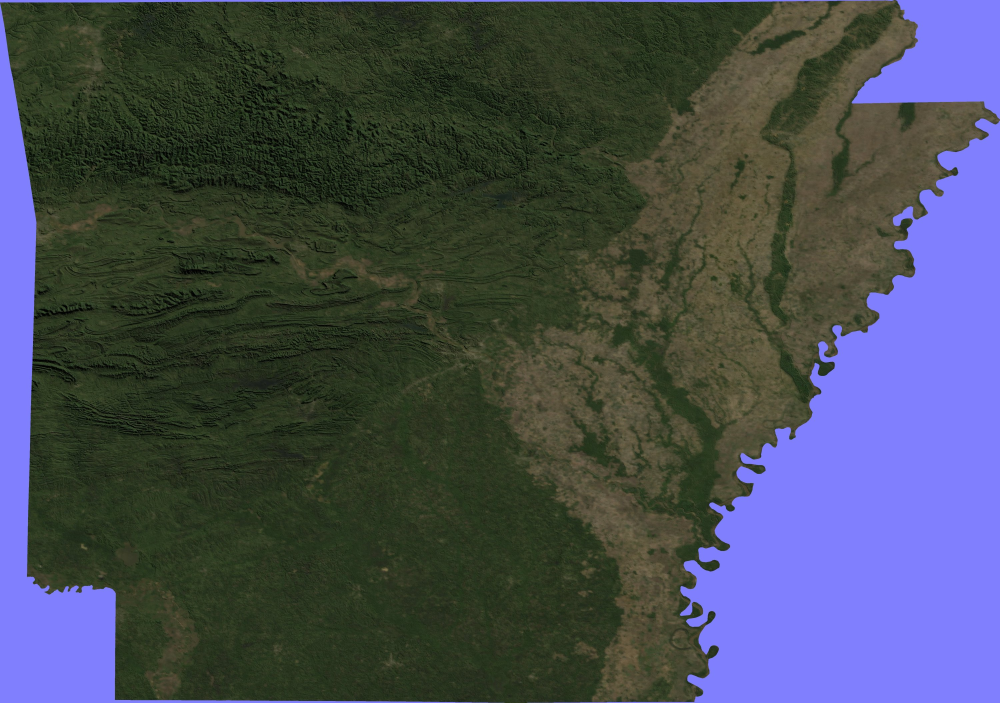
#> input picture computers-can-see2/Arkansas_Terrain_Map.jpg, 3000 x 2108 px (shown at 1/3 size)
$ python program.py
#> lines starting #> are read from the running program, lines starting #| are printed output that depends on the picture
import cv2
import numpy as np
import math
import random

DEBUG=True

def show(img,title="image",wait=True):
    d=max(img.shape[:2])
    if d>1000:
        step=int(math.ceil(d/1000))
        img=img[::step,::step]
    if not DEBUG:
        return
    if np.all(0<=img) and np.all(img<256):
        cv2.imshow(title,np.uint8(img))
    else:
        cv2.imshow(title,normalize(img))
    if wait:
        cv2.waitKey(0)
        cv2.destroyAllWindows()
    else:
        cv2.waitKey(1)

def normalize(img):
    img_copy=img*1.0
    img_copy-=np.min(img_copy)
    img_copy/=np.max(img_copy)
    img_copy*=255.9999
    return np.uint8(img_copy)

def flowDirt(img,cimg,x,y,maxV):
    if img[y,x]<=maxV:
        if cimg[y,x,2]<255:
            cimg[y,x,2]+=1
        img[y,x]+=1
        cimg[y,x,0]+=1
        cimg[y,x,1]+=1
        # show(cimg, wait=False)
        if y-1>0 and img[y-1,x]<img[y,x]-1:
            img[y,x]-=1
            cimg[y,x,0]-=1
            cimg[y,x,1]-=1
            flowDirt(img,cimg,x,y-1,maxV)
        elif x+1<399 and img[y,x+1]<img[y,x]-1:
            img[y,x]-=1
            cimg[y,x,0]-=1
            cimg[y,x,1]-=1
            flowDirt(img,cimg,x+1,y,maxV)
        elif y+1<399 and img[y+1,x]<img[y,x]-1:
            img[y,x]-=1
            cimg[y,x,0]-=1
            cimg[y,x,1]-=1
            flowDirt(img,cimg,x,y+1,maxV)
        elif x-1>0 and img[y,x-1]<img[y,x]-1:
            img[y,x]-=1
            cimg[y,x,0]-=1
            cimg[y,x,1]-=1
            flowDirt(img,cimg,x-1,y,maxV)
    elif y-1>0 and img[y-1,x]<img[y,x]-1:
        flowDirt(img,cimg,x,y-1,maxV)
    elif x+1<399 and img[y,x+1]<img[y,x]-1:
        flowDirt(img,cimg,x+1,y,maxV)
    elif y+1<399 and img[y+1,x]<img[y,x]-1:
        flowDirt(img,cimg,x,y+1,maxV)
    elif x-1>0 and img[y,x-1]<img[y,x]-1:
        flowDirt(img,cimg,x-1,y,maxV)

def placeDirt(img,cimg,needed):
    count=0
    while count<needed:
        rx=random.randrange(0,999)
        ry=random.randrange(0,999)

        if count%100000==0:
            print(str(needed-count))
            # show(img, wait=False)
        flowDirt(img,cimg,rx,ry,255)
        count+=1

    return img,cimg

def checkSpot(patch,x,y):
    value=patch[y,x]
    if value-1<=patch[y-1,x]<=value+1 and value-1<=patch[y+1,x]<=value+1 and value-1<=patch[y,x+1]<=value+1 and value-1<=patch[y,x-1]<=value+1:
        return True
    else:
        return False

img=cv2.imread("Arkansas_Terrain_Map.jpg",0)
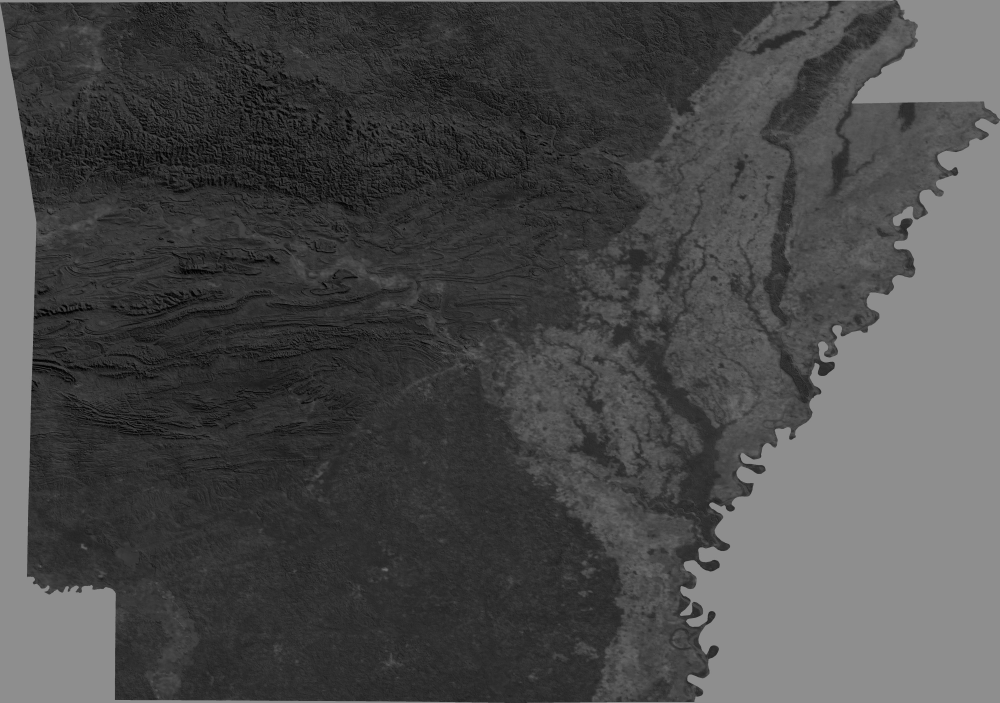
#> img: shape (2108, 3000) (shown at 1/3 size); min 0, max 161, mean 74.1
patch=img[1000:1400,1000:1400]
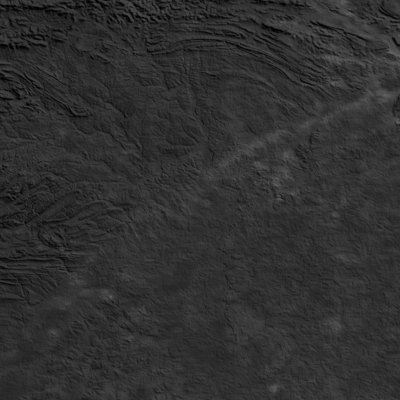
#> patch: shape (400, 400); min 0, max 103, mean 48

cimg=cv2.cvtColor(patch,cv2.COLOR_GRAY2BGR)

show(patch)

max=np.max(patch)
#> max = 103

n=0
while n<400:
    k=0
    while k<400:
        while checkSpot(patch,k,n):
            flowDirt(patch,cimg,k,n,max)
#> (the run stopped early here; a loop or call above may not have finished)
